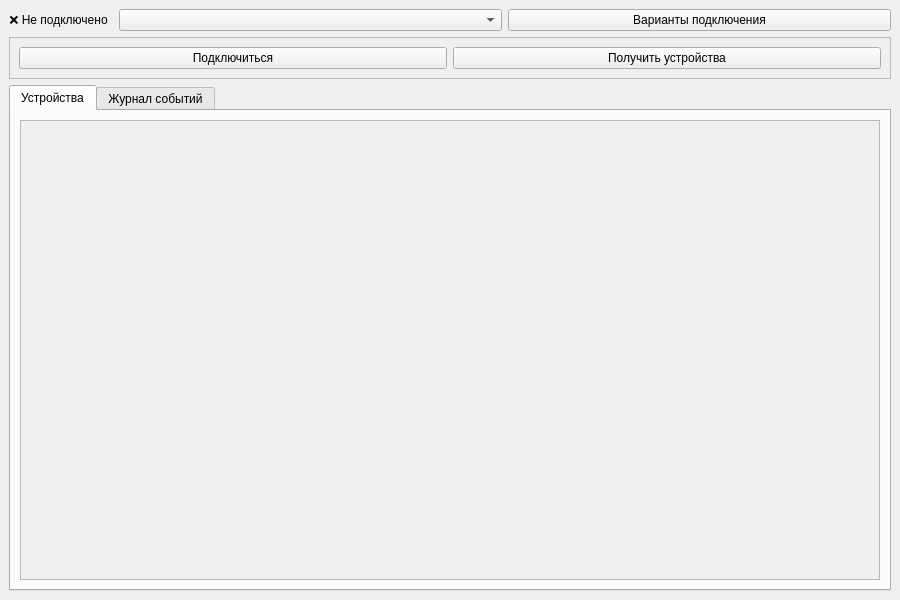
<?xml version="1.0" encoding="UTF-8"?>
<ui version="4.0">
 <class>MainWindow</class>
 <widget class="QMainWindow" name="MainWindow">
  <property name="geometry">
   <rect>
    <x>0</x>
    <y>0</y>
    <width>900</width>
    <height>600</height>
   </rect>
  </property>
  <property name="windowTitle">
   <string>IoT Лаборатория</string>
  </property>
  <widget class="QWidget" name="centralwidget">
   <layout class="QVBoxLayout" name="verticalLayout">
    <item>
     <layout class="QHBoxLayout" name="horizontalLayoutTopInfo">
      <item>
       <widget class="QLabel" name="connectionStatus">
       <property name="sizePolicy">
         <sizepolicy hsizetype="Fixed" vsizetype="Preferred">
          <horstretch>0</horstretch>
          <verstretch>0</verstretch>
         </sizepolicy>
        </property>
        <property name="styleSheet">
         <string notr="true">padding-right: 5px;</string>
        </property>
        <property name="text">
         <string>❌ Не подключено</string>
        </property>
        <property name="alignment">
         <set>Qt::AlignCenter</set>
        </property>
       </widget>
      </item>
      <item>
       <widget class="QComboBox" name="comboConnections">
        <property name="sizePolicy">
         <sizepolicy hsizetype="Preferred" vsizetype="Fixed">
          <horstretch>0</horstretch>
          <verstretch>0</verstretch>
         </sizepolicy>
        </property>
       </widget>
      </item>
      <item>
       <widget class="QPushButton" name="btnConnectSettings">
        <property name="toolTip">
         <string>Открыть список подключений</string>
        </property>
        <property name="text">
         <string>Варианты подключения</string>
        </property>
       </widget>
      </item>
     </layout>
    </item>
    <item>
     <widget class="QFrame" name="topButtonPanel">
      <property name="frameShape">
       <enum>QFrame::Shape::StyledPanel</enum>
      </property>
      <layout class="QHBoxLayout" name="horizontalLayoutButtons">
       <item>
        <widget class="QPushButton" name="btnConnect">
         <property name="text">
          <string>Подключиться</string>
         </property>
        </widget>
       </item>
       <item>
        <widget class="QPushButton" name="btnGetDevices">
         <property name="text">
          <string>Получить устройства</string>
         </property>
         <property name="icon">
          <iconset resource="../../resources/resources_rc.qrc">
           <normaloff>:/icon/icons/get_devices.png</normaloff>:/icon/icons/get_devices.png</iconset>
         </property>
        </widget>
       </item>
      </layout>
     </widget>
    </item>
    <item>
     <widget class="QTabWidget" name="tabWidgetMain">
      <property name="currentIndex">
       <number>0</number>
      </property>
      <property name="iconSize">
       <size>
        <width>28</width>
        <height>28</height>
       </size>
      </property>
      <widget class="QWidget" name="tabDevices">
       <attribute name="icon">
        <iconset>
         <normalon>:/icon/icons/devices.png</normalon>
        </iconset>
       </attribute>
       <attribute name="title">
        <string>Устройства</string>
       </attribute>
       <layout class="QVBoxLayout" name="verticalLayoutDevices">
        <item>
         <widget class="QScrollArea" name="scrollAreaDevices">
          <property name="widgetResizable">
           <bool>true</bool>
          </property>
          <property name="alignment">
           <set>Qt::AlignmentFlag::AlignRight|Qt::AlignmentFlag::AlignTrailing|Qt::AlignmentFlag::AlignVCenter</set>
          </property>
          <widget class="QWidget" name="scrollAreaWidgetContents">
           <property name="geometry">
            <rect>
             <x>0</x>
             <y>0</y>
             <width>856</width>
             <height>439</height>
            </rect>
           </property>
           <layout class="QVBoxLayout" name="layoutDeviceList"/>
          </widget>
         </widget>
        </item>
       </layout>
      </widget>
      <widget class="QWidget" name="tabLogs">
       <attribute name="icon">
        <iconset>
         <normalon>:/icon/icons/log.png</normalon>
        </iconset>
       </attribute>
       <attribute name="title">
        <string>Журнал событий</string>
       </attribute>
       <layout class="QVBoxLayout" name="verticalLayoutLogs">
        <item>
         <widget class="QTextEdit" name="textEditLogs">
          <property name="readOnly">
           <bool>true</bool>
          </property>
          <property name="placeholderText">
           <string>Здесь отображаются логи работы программы...</string>
          </property>
         </widget>
        </item>
       </layout>
      </widget>
     </widget>
    </item>
   </layout>
  </widget>
 </widget>
 <resources>
  <include location="../../resources/resources_rc.qrc"/>
 </resources>
 <connections/>
</ui>
